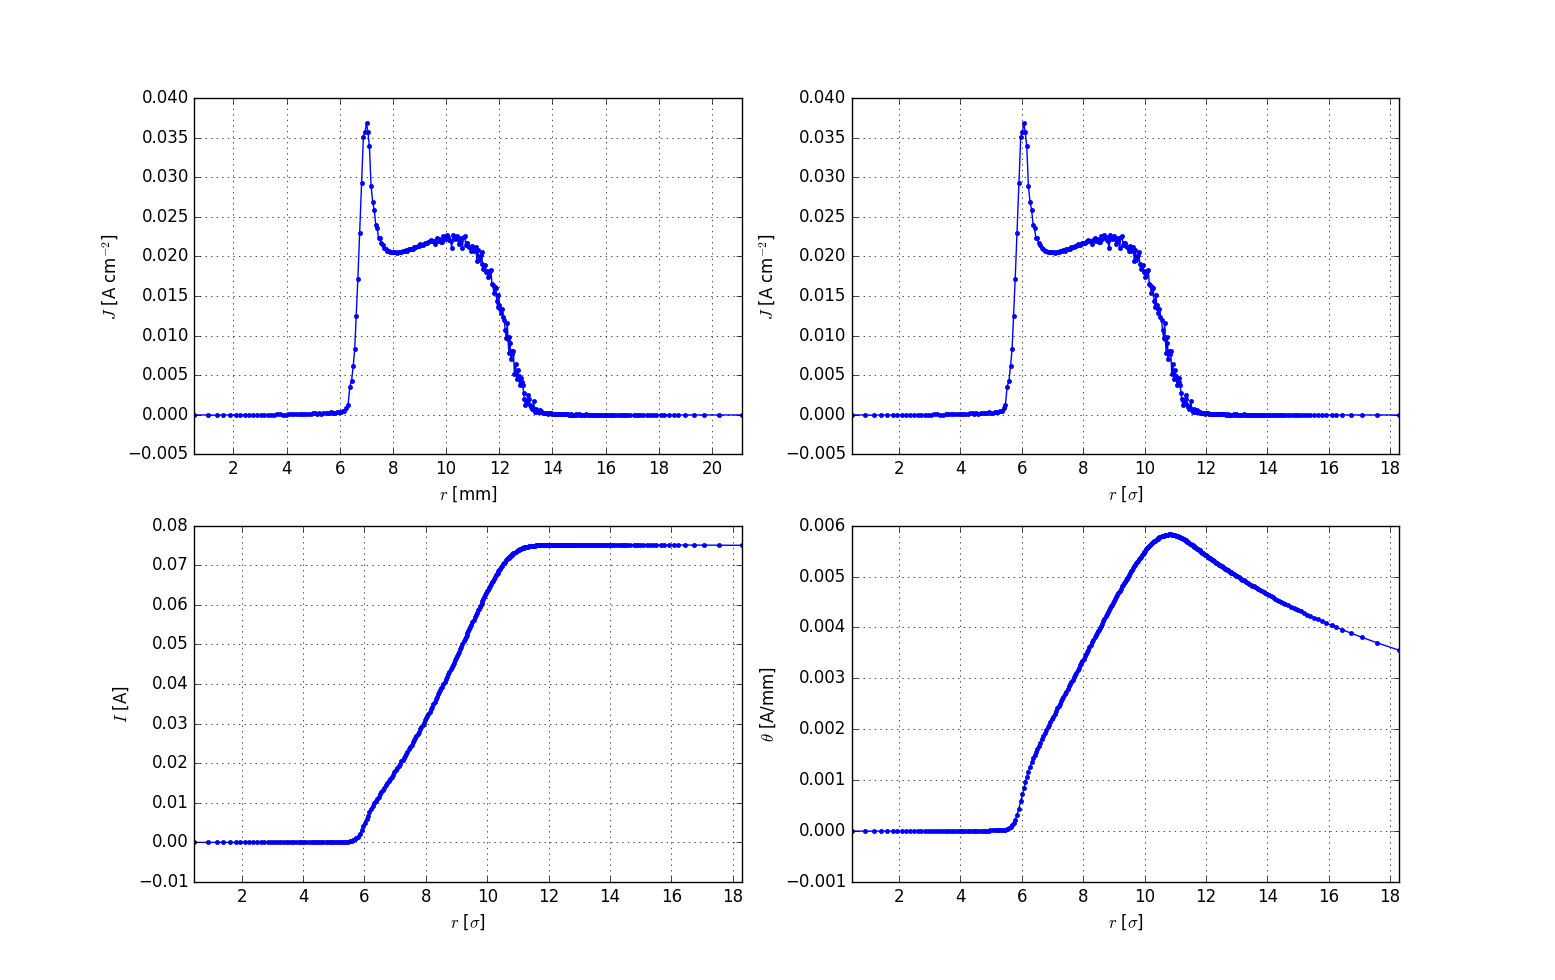

Source code (Python):
import matplotlib.pyplot as plt
import numpy as np

r2hel1=6.928 # from fort.3 [mm]
sig=r2hel1/6 # 1 sigma beam size, hel1 between 4-6 sigma
mm2cm=0.1

profIN=np.loadtxt('CHG1b_170523_8p75A_2-4-2kG_500V_75mA_hires_j-vs-r.txt')
f, axarr = plt.subplots(2,2)
#
axarr[0,0].grid()
axarr[0,0].set_xlabel(r'$r$ [mm]')
axarr[0,0].set_ylabel(r'$J$ [A cm$^{-2}$]')
axarr[0,0].xaxis.set_ticks(np.arange(0,25,2))
axarr[0,0].plot(profIN[:,0],profIN[:,1],'b.-')
#
axarr[0,1].grid()
axarr[0,1].set_xlabel(r'$r$ [$\sigma$]')
axarr[0,1].set_ylabel(r'$J$ [A cm$^{-2}$]')
axarr[0,1].xaxis.set_ticks(np.arange(0,20,2))
axarr[0,1].plot(profIN[:,0]/sig,profIN[:,1],'b.-')

# cumulative
cumulIN=[]
tot=0.0
for ii in range(len(profIN[:,1])):
    if (ii==0):
        rMin=0.0
    else:
        rMin=profIN[ii-1,0]
    tot+=profIN[ii,1]*np.pi*(profIN[ii,0]-rMin)*(profIN[ii,0]+rMin)*mm2cm**2
    cumulIN.append(tot)
cumulIN=np.array(cumulIN)
axarr[1,0].grid()
axarr[1,0].set_xlabel(r'$r$ [$\sigma$]')
axarr[1,0].set_ylabel(r'$I$ [A]')
axarr[1,0].xaxis.set_ticks(np.arange(0,20,2))
axarr[1,0].plot(profIN[:,0]/sig,cumulIN,'b.-')
# natural kick
axarr[1,1].grid()
axarr[1,1].set_xlabel(r'$r$ [$\sigma$]')
axarr[1,1].set_ylabel(r'$\theta$ [A/mm]')
axarr[1,1].xaxis.set_ticks(np.arange(0,20,2))
axarr[1,1].plot(profIN[:,0]/sig,cumulIN/profIN[:,0],'b.-')

plt.show()
